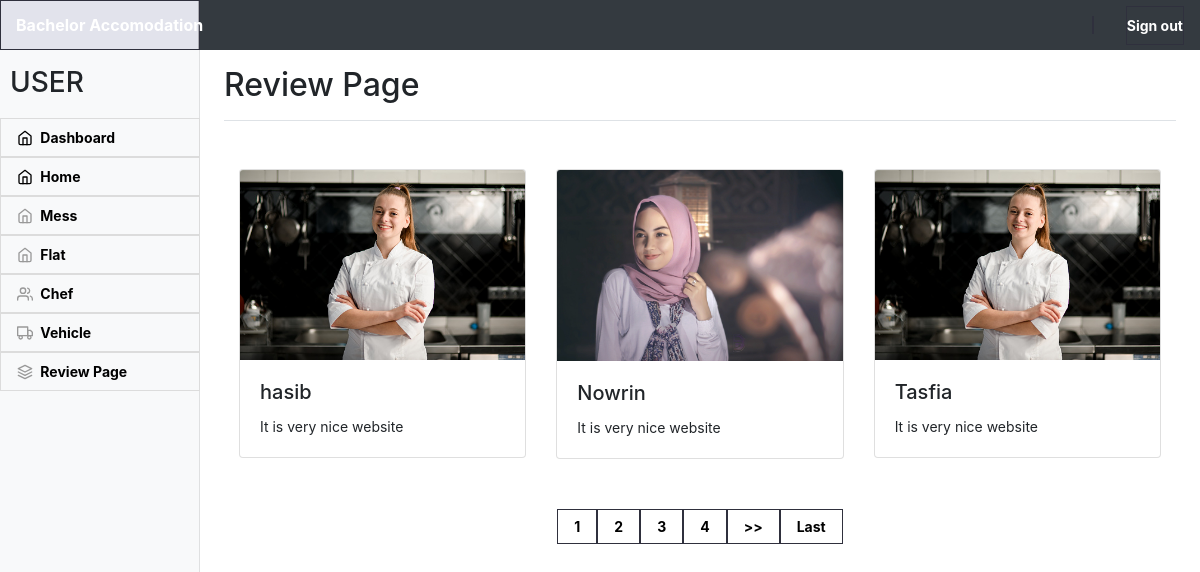
Page /admin/admin_review_page.php on the committed database.
### tables this page shows
CREATE TABLE `review_page` (
  `id` int(11) NOT NULL,
  `name` varchar(250) NOT NULL,
  `email` varchar(250) NOT NULL,
  `description` text NOT NULL,
  `image` varchar(250) NOT NULL
);

### admin/admin_review_page.php (the view, shortened to what this page needs)
<?php
include('include/header.php');
include('include/sidebar.php');
?>
        <main role="main" class="col-md-9 ml-sm-auto col-lg-10 pt-3 px-4">
          <div class="d-flex justify-content-between flex-wrap flex-md-nowrap align-items-center pb-2 mb-3 border-bottom">
          <h1 class="h2">Review Page</h1>
          </div>
        <div class="container py-2">
            <div class="row mt-4">
            <?php
           include('connectionf/bdf.php');
           $r_p_page=3;
     if (isset($_GET['values']))
     {
        $st_page=$_GET['values'];
     }
     else{
        $st_page=3;
     }
     $sql="SELECT * FROM `review_page` limit $st_page, $r_p_page";
     $result=$conn->query($sql);
           while($row=$result->fetch_assoc()) {
         ?>
         <div class="col-md-4" style="padding-bottom:3%">
                 <div class="card">
                 <img src="image/<?php echo $row['image']?>" class="card-img-top" alt="...">
                 <div class="card-body">
                  <h5 class="card-title"><?php echo $row['name'];?></h5>
                 <p class="card-text"><?php echo $row['description']?></p>
               </div>
                </div>
             </div>
         <?php
         }
         ?>
            </div>
        </div>
        <div align="center">
    <br />
    <?php
     $sql="SELECT * FROM `review_page`";
     $countall=$conn->query($sql);
     $rowcount=mysqli_num_rows($countall);
     $__page=ceil($rowcount*1.0/3);
     $start_loop=$st_page/3;
     $last_val=($__page-1) * 3;
     $start_SH=$start_loop + 2;
     if ($__page-1 <= $start_SH)
      {
         $end_loop = $__page;
      }else{
         $end_loop = $start_SH;
      }
    for ($i=$start_loop;$i <=$end_loop; $i++)
     {
        $hide_values=$i*3;
        echo "<a href='admin_review_page.php?values=".$hide_values."'>".ceil($i)."</a>";
     }
   if ($__page-1 != $start_loop)
      {
        echo "<a href='admin_review_page.php?values=".($st_page+3)."'>>></a>";
        echo "<a href='admin_review_page.php?values=".$last_val."'>Last</a>";
      }
    ?>
    </div>
    <br>
    <br>
   </div>
  </body>
</html>

### admin/css/dashbroad.css (style rules this page uses)
body { font-size: .875rem; }
.border-bottom { border-bottom: 1px solid #e5e5e5; }

### admin/admin_review_page.php (style rules this page uses)
a { padding:8px 16px; border:1px solid #2F303D; color:black; font-weight:bold; }

### rows in the picture
review_page: image (picture), name "hasib", description "It is very nice website"
review_page: image (placeholder picture), name "Nowrin", description "It is very nice website"
review_page: image (picture), name "Tasfia", description "It is very nice website"

### other values in the picture
ceil($i) "1"
ceil($i) "2"
ceil($i) "3"
ceil($i) "4"
